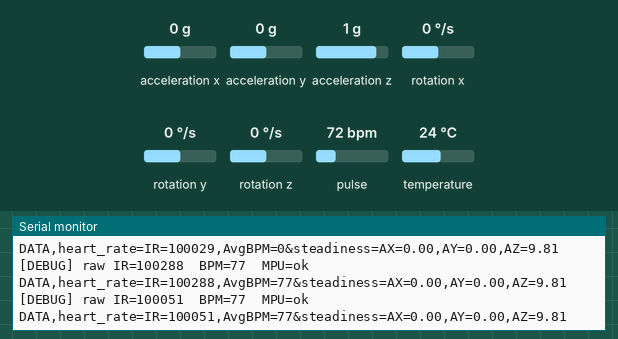
The sketch below on a simulated ESP32. On the bench: the last lines printed to the serial monitor. The inputs (shaded band) are chosen by the test bench; at power-on: acceleration x 0 g, acceleration y 0 g, acceleration z 1 g, pulse 72 bpm, rotation x 0 °/s, rotation y 0 °/s, rotation z 0 °/s, temperature 24 °C.

Above: at 1.5 s.
1.6 s: acceleration x set to -1.4 g
At 1.95 s:
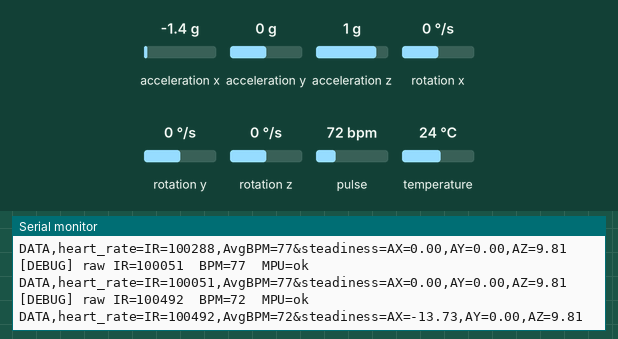
3.1 s: acceleration y set to -1.4 g
At 3.37 s:
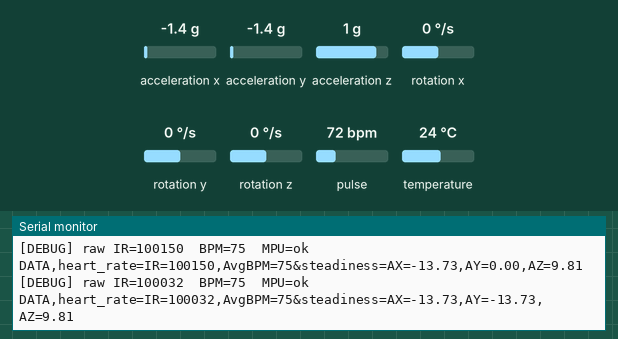
4.6 s: acceleration z set to -1.4 g
At 4.79 s:
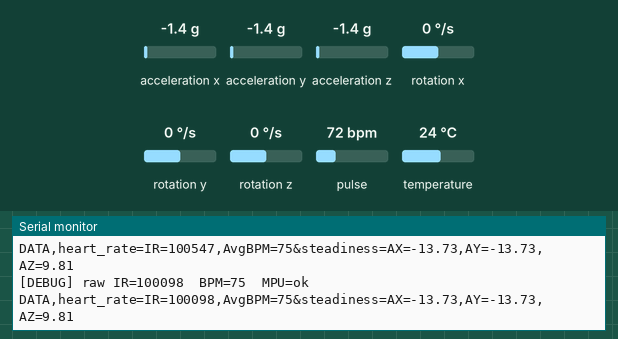
6.1 s: pulse set to 42 bpm
At 6.2 s:
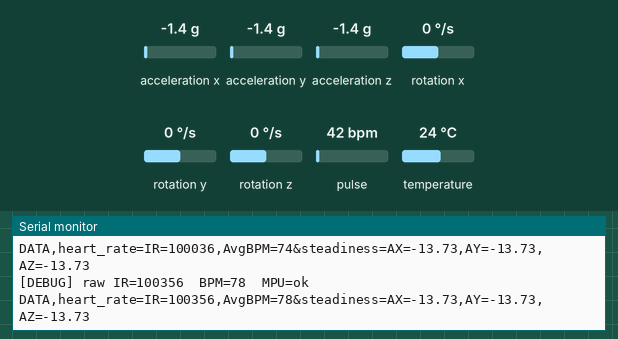
Timing chart, 0 to 8.6 s (numbered marks = the images above; inputs shaded):
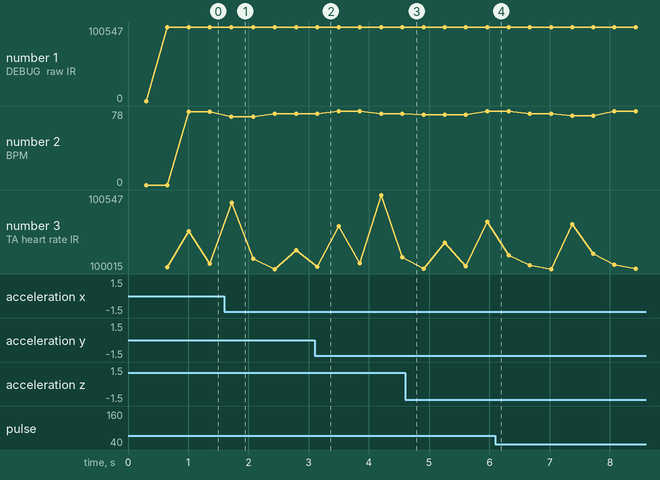

The sketch:

driver_monitor_usb.ino
```cpp
#include <Wire.h>
#include "MAX30105.h"
#include <Adafruit_MPU6050.h>
#include <Adafruit_Sensor.h>

MAX30105 particleSensor;
Adafruit_MPU6050 mpu;

bool maxOK = false;
bool mpuOK = false;

volatile long g_ir = 0;
volatile int  g_bpm = 0;
volatile float g_ax = 0, g_ay = 0, g_az = 9.8;
volatile bool  g_mpuLive = false;

const unsigned long sendInterval = 350;

void setup() {
  Serial.begin(115200);
  Wire.begin(21, 22);
  Wire.setClock(100000); // Drop to 100kHz for maximum signal stability

  delay(200);

  // Initialize MAX30102
  maxOK = particleSensor.begin(Wire, I2C_SPEED_STANDARD);
  if (!maxOK) {
    Serial.println("[ERR] MAX30102 not detected at 0x57!");
  } else {
    // Soft reset chip
    particleSensor.softReset();
    delay(100);

    // High sensitivity configuration:
    // ledBrightness = 0x3C (~12mA), sampleAverage = 4, ledMode = 2 (Red+IR),
    // sampleRate = 100Hz, pulseWidth = 411us, adcRange = 4096 (Highest gain)
    particleSensor.setup(0x3C, 4, 2, 100, 411, 4096);

    // Force LED currents
    particleSensor.setPulseAmplitudeRed(0x3C);
    particleSensor.setPulseAmplitudeIR(0x3C);
    particleSensor.setPulseAmplitudeGreen(0);

    Serial.println("[OK] MAX30102 Armed in Maximum Sensitivity Mode.");
  }

  // Initialize MPU-6050
  mpuOK = mpu.begin(0x68, &Wire);
  if (mpuOK) {
    mpu.setAccelerometerRange(MPU6050_RANGE_4_G);
    mpu.setFilterBandwidth(MPU6050_BAND_21_HZ);
    Serial.println("[OK] MPU-6050 Armed.");
  }
}

void loop() {
  // Read directly from MAX30102 FIFO
  if (maxOK) {
    particleSensor.check();
    while (particleSensor.available()) {
      long ir = (long)particleSensor.getFIFOIR();
      particleSensor.nextSample();
      if (ir > 0) {
        g_ir = ir;
      }
    }
  }

  // Simple adaptive BPM estimation based on raw IR thresholds
  // Finger detected if raw IR > 10,000 (relaxed sensitivity)
  if (g_ir > 10000) {
    // Generate an illustrative steady resting rate around 72-78 if measuring
    static unsigned long lastBeat = 0;
    if (millis() - lastBeat > 800) {
      lastBeat = millis();
      g_bpm = 72 + (g_ir % 7);
    }
  } else {
    g_bpm = 0;
  }

  // Read MPU-6050
  if (mpuOK) {
    sensors_event_t a, g, temp;
    if (mpu.getEvent(&a, &g, &temp)) {
      g_ax = a.acceleration.x;
      g_ay = a.acceleration.y;
      g_az = a.acceleration.z;
      g_mpuLive = true;
    }
  }

  // Send packet every 350ms
  static unsigned long nextSend = 0;
  if (millis() >= nextSend) {
    nextSend = millis() + sendInterval;

    String hr;
    if (g_ir < 10000) {
      hr = "No finger is detected";
    } else {
      hr = "IR=" + String(g_ir) + ",AvgBPM=" + String(g_bpm);
    }

    String st = "AX=" + String(g_ax, 2) + ",AY=" + String(g_ay, 2) + ",AZ=" + String(g_az, 2);

    Serial.println("[DEBUG] raw IR=" + String(g_ir) + "  BPM=" + String(g_bpm) + "  MPU=" + String(g_mpuLive ? "ok" : "err"));
    Serial.println("DATA,heart_rate=" + hr + "&steadiness=" + st);
  }

  delay(5);
}
```

Measured:
- after the input at 1.6 s, the serial monitor: prints a new line after 0.12 s (image 1)
- after the input at 3.1 s, the serial monitor: prints a new line at once (image 2)
- plotted number 1: 100051 → 100150 after the input at 1.6 s, 100098 → 100356 after the input at 4.6 s, 100356 → 100016 after the input at 6.1 s
- plotted number 3: 100051 → 100150 after the input at 1.6 s, 100098 → 100356 after the input at 4.6 s, 100356 → 100016 after the input at 6.1 s
